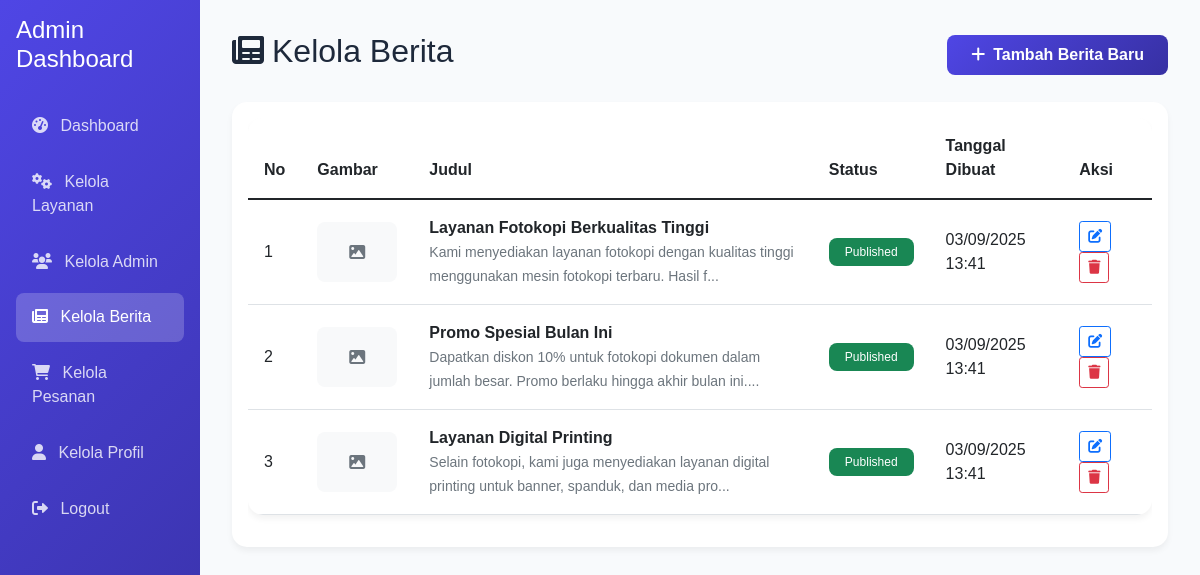
The page /admin/manage_news.php (signed in) on the database its author committed.
### tables this page shows
CREATE TABLE IF NOT EXISTS `news` (
  `id` int(11) NOT NULL AUTO_INCREMENT,
  `title` varchar(255) NOT NULL,
  `content` text NOT NULL,
  `image` varchar(255) DEFAULT NULL,
  `created_at` timestamp NOT NULL DEFAULT CURRENT_TIMESTAMP,
  `updated_at` timestamp NOT NULL DEFAULT CURRENT_TIMESTAMP ON UPDATE CURRENT_TIMESTAMP,
  `status` enum('published','draft') NOT NULL DEFAULT 'published',
  PRIMARY KEY (`id`)
);

### admin/manage_news.php (the view, shortened to what this page needs)
<?php
require_once '../includes/db.php';
$stmt = $pdo->prepare("SELECT * FROM news ORDER BY created_at DESC");
$stmt->execute();
$news_list = $stmt->fetchAll();
?>
<!DOCTYPE html>
<html lang="id">
<head>
    <link href="https://cdn.jsdelivr.net/npm/bootstrap@5.1.3/dist/css/bootstrap.min.css" rel="stylesheet">
    <link href="https://cdnjs.cloudflare.com/ajax/libs/font-awesome/6.0.0/css/all.min.css" rel="stylesheet">
</head>
<body>
    <div class="container-fluid">
        <div class="row">
            <div class="col-md-3 col-lg-2 sidebar p-0">
                <div class="d-flex flex-column p-3">
                    <h4 class="text-white mb-4">Admin Dashboard</h4>
                    <nav class="nav flex-column">
                        <a class="nav-link" href="dashboard.php">
                            <i class="fas fa-tachometer-alt me-2"></i> Dashboard
                        </a>
                        <a class="nav-link" href="services.php">
                            <i class="fas fa-cogs me-2"></i> Kelola Layanan
                        </a>
                        <a class="nav-link" href="manage_admin.php">
                            <i class="fas fa-users me-2"></i> Kelola Admin
                        </a>
                        <a class="nav-link active" href="manage_news.php">
                            <i class="fas fa-newspaper me-2"></i> Kelola Berita
                        </a>
                        <a class="nav-link" href="edit_order.php">
                            <i class="fas fa-shopping-cart me-2"></i> Kelola Pesanan
                        </a>
                        <a class="nav-link" href="kelola_profil.php">
                            <i class="fas fa-user me-2"></i> Kelola Profil
                        </a>
                        <a class="nav-link" href="logout.php">
                            <i class="fas fa-sign-out-alt me-2"></i> Logout
                        </a>
                    </nav>
                </div>
            </div>
            <div class="col-md-9 col-lg-10 main-content">
                <div class="d-flex justify-content-between align-items-center mb-4">
                    <h2><i class="fas fa-newspaper me-2"></i>Kelola Berita</h2>
                    <a href="add_news.php" class="btn btn-primary">
                        <i class="fas fa-plus me-2"></i>Tambah Berita Baru
                    </a>
                </div>
                <div class="card">
                    <div class="card-body">
                        <div class="table-responsive">
                            <table class="table table-hover">
                                <thead>
                                    <tr>
                                        <th>No</th>
                                        <th>Gambar</th>
                                        <th>Judul</th>
                                        <th>Status</th>
                                        <th>Tanggal Dibuat</th>
                                        <th>Aksi</th>
                                    </tr>
                                </thead>
                                <tbody>
                                    <?php if (empty($news_list)): ?>
                                        <tr>
                                            <td colspan="6" class="text-center">Belum ada berita</td>
                                        </tr>
                                    <?php else: ?>
                                        <?php foreach ($news_list as $index => $news): ?>
                                            <tr>
                                                <td><?= $index + 1 ?></td>
                                                <td>
                                                    <?php if ($news['image']): ?>
                                                        <img src="../uploads/<?= $news['image'] ?>" alt="News Image" class="news-image">
                                                    <?php else: ?>
                                                        <div class="news-image bg-light d-flex align-items-center justify-content-center">
                                                            <i class="fas fa-image text-muted"></i>
                                                        </div>
                                                    <?php endif; ?>
                                                </td>
                                                <td>
                                                    <strong><?= htmlspecialchars($news['title']) ?></strong>
                                                    <br>
                                                    <small class="text-muted">
                                                        <?= substr(strip_tags($news['content']), 0, 100) ?>...
                                                    </small>
                                                </td>
                                                <td>
                                                    <span class="badge bg-<?= $news['status'] == 'published' ? 'success' : 'warning' ?>">
                                                        <?= ucfirst($news['status']) ?>
                                                    </span>
                                                </td>
                                                <td><?= date('d/m/Y H:i', strtotime($news['created_at'])) ?></td>
                                                <td>
                                                    <a href="edit_news.php?id=<?= $news['id'] ?>" class="btn btn-sm btn-outline-primary me-2">
                                                        <i class="fas fa-edit"></i>
                                                    </a>
                                                    <a href="?delete=<?= $news['id'] ?>" class="btn btn-sm btn-outline-danger"
                                                       onclick="return confirm('Apakah Anda yakin ingin menghapus berita ini?')">
                                                        <i class="fas fa-trash"></i>
                                                    </a>
                                                </td>
                                            </tr>
                                        <?php endforeach; ?>
                                    <?php endif; ?>
                                </tbody>
                            </table>
                        </div>
                    </div>
                </div>
            </div>
        </div>
    </div>
</body>
</html>

### admin/manage_news.php (style rules this page uses)
:root { --primary-color: #4f46e5; --secondary-color: #3730a3; --accent-color: #6366f1; --text-color: #1e293b; --light-bg: #f8fafc; --gradient-primary: linear-gradient(135deg, #4f46e5 0%, #3730a3 100%); --gradient-secondary: linear-gradient(135deg, #6366f1 0%, #4f46e5 100%); }
body { background-color: var(--light-bg); color: var(--text-color); font-family: 'Montserrat', sans-serif; }
.sidebar { min-height: 100vh; background: var(--gradient-primary); color: white; box-shadow: 4px 0 10px rgba(0,0,0,0.1); }
.sidebar .nav-link { color: rgba(255,255,255,0.8); padding: 0.8rem 1rem; margin: 0.2rem 0; border-radius: 8px; transition: all 0.3s ease; font-weight: 500; }
.sidebar .nav-link.active { background: rgba(255,255,255,0.2); color: white; }
.main-content { padding: 2rem; background: var(--light-bg); }
.card { border: none; border-radius: 15px; box-shadow: 0 4px 6px rgba(0,0,0,0.05); transition: transform 0.3s ease, box-shadow 0.3s ease; background: white; }
.btn-primary { background: var(--gradient-primary); border: none; padding: 0.5rem 1.5rem; border-radius: 8px; font-weight: 600; }
.news-image { width: 80px; height: 60px; object-fit: cover; border-radius: 8px; }
.table { background: white; border-radius: 15px; overflow: hidden; box-shadow: 0 4px 6px rgba(0,0,0,0.05); }
.table thead th { background: var(--gradient-light); border: none; padding: 1rem; font-weight: 600; }
.table tbody td { padding: 1rem; vertical-align: middle; }
.badge { padding: 0.5rem 1rem; border-radius: 8px; font-weight: 500; }

### rows shown on the page
news: title "Layanan Fotokopi Berkualitas Tinggi", content "Kami menyediakan layanan fotokopi dengan kualitas tinggi menggunakan mesin fotokopi terbaru. Hasil f", status "Published", created_at "03/09/2025 13:41"
news: title "Promo Spesial Bulan Ini", content "Dapatkan diskon 10% untuk fotokopi dokumen dalam jumlah besar. Promo berlaku hingga akhir bulan ini.", status "Published", created_at "03/09/2025 13:41"
news: title "Layanan Digital Printing", content "Selain fotokopi, kami juga menyediakan layanan digital printing untuk banner, spanduk, dan media pro", status "Published", created_at "03/09/2025 13:41"
